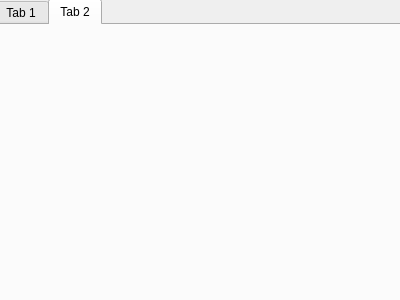
<?xml version="1.0" encoding="UTF-8"?>
<ui version="4.0">
 <class>AboutDialog</class>
 <widget class="QDialog" name="AboutDialog">
  <property name="geometry">
   <rect>
    <x>0</x>
    <y>0</y>
    <width>400</width>
    <height>300</height>
   </rect>
  </property>
  <property name="windowTitle">
   <string>Dialog</string>
  </property>
  <widget class="QTabWidget" name="tabWidget">
   <property name="geometry">
    <rect>
     <x>-6</x>
     <y>-1</y>
     <width>411</width>
     <height>311</height>
    </rect>
   </property>
   <property name="toolTip">
    <string>&lt;html&gt;&lt;head/&gt;&lt;body&gt;&lt;p&gt;&lt;br/&gt;&lt;/p&gt;&lt;/body&gt;&lt;/html&gt;</string>
   </property>
   <property name="currentIndex">
    <number>1</number>
   </property>
   <widget class="QWidget" name="tab">
    <attribute name="title">
     <string>Tab 1</string>
    </attribute>
    <widget class="QTextEdit" name="textEdit">
     <property name="geometry">
      <rect>
       <x>0</x>
       <y>0</y>
       <width>411</width>
       <height>271</height>
      </rect>
     </property>
     <property name="html">
      <string>&lt;!DOCTYPE HTML PUBLIC &quot;-//W3C//DTD HTML 4.0//EN&quot; &quot;http://www.w3.org/TR/REC-html40/strict.dtd&quot;&gt;
&lt;html&gt;&lt;head&gt;&lt;meta name=&quot;qrichtext&quot; content=&quot;1&quot; /&gt;&lt;meta charset=&quot;utf-8&quot; /&gt;&lt;style type=&quot;text/css&quot;&gt;
p, li { white-space: pre-wrap; }
&lt;/style&gt;&lt;/head&gt;&lt;body style=&quot; font-family:'Segoe UI'; font-size:9pt; font-weight:400; font-style:normal;&quot;&gt;
&lt;p style=&quot; margin-top:0px; margin-bottom:0px; margin-left:0px; margin-right:0px; -qt-block-indent:0; text-indent:0px;&quot;&gt;You are given a .csv file that contains information about books. You have to develop an application that will help users to find a book that suits their needs using filtering and sorting the data. Also, you have to provide a possibility to add items to the database or remove them, and then save new database.&lt;/p&gt;&lt;/body&gt;&lt;/html&gt;</string>
     </property>
    </widget>
   </widget>
   <widget class="QWidget" name="tab_2">
    <attribute name="title">
     <string>Tab 2</string>
    </attribute>
   </widget>
  </widget>
 </widget>
 <resources/>
 <connections/>
</ui>
